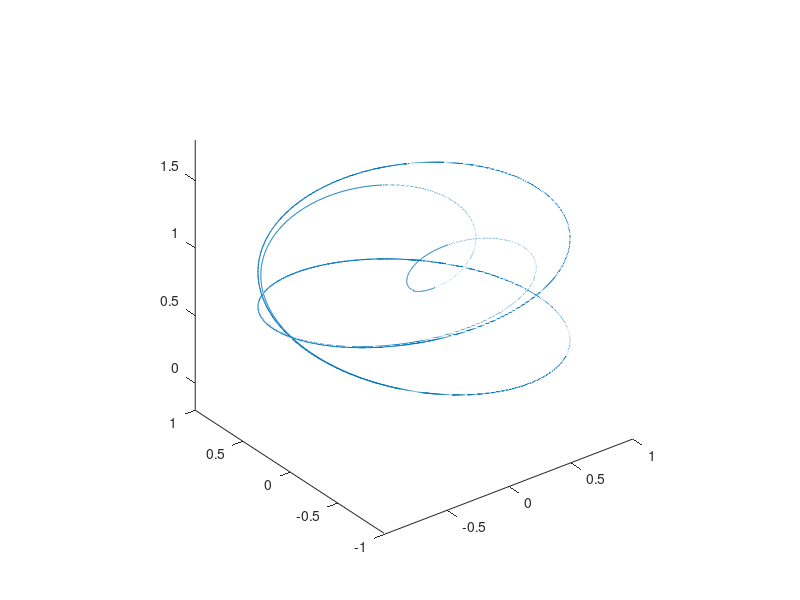
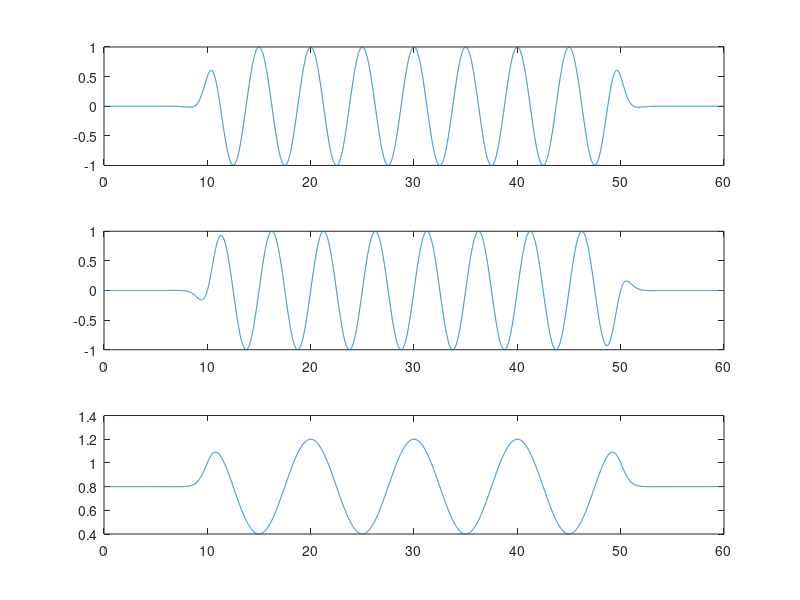

The MATLAB source for these figures, in order:
sample_rate = 200; %hz
sample_time = 1/sample_rate;
t=0*sample_time:sample_time:60;

R=1;
Rz=0.4;
omega= 0.2*2*pi;
trantime =10;
trantime2 =40;
trantime3 =50;

x=t;
y=t;
z=t;

f = @(x,L,k,x_0) L/(1+exp(-k*(x-x_0)));

L=1;
k=2;
x_0=10;
x_1= 50;



for i=1:1:length(t)
   x(i)=R*cos(omega*(t(i)-trantime))* f(t(i),L,k,x_0)*  f(t(i),L,-k,x_1) ;
end

for i=1:1:length(t)
   y(i)=R*sin(omega*(t(i)-trantime))* f(t(i),L,k,x_0)*  f(t(i),L,-k,x_1);
end

for i=1:1:length(t)
    z(i)=Rz*cos(0.5*omega*(t(i)-trantime))* f(t(i),L,k,x_0)*  f(t(i),L,-k,x_1);
end


z=z+0.8;

%% diff
% kernels for convolution
diff_kernel = [0.5, 0, -0.5];
ddiff_kernel = [1, -2, 1];

% position velocity
xd= conv(x, diff_kernel, 'valid')/sample_time;
yd= conv(y, diff_kernel, 'valid')/sample_time;
zd= conv(z, diff_kernel, 'valid')/sample_time;

% position acc
xdd= conv(xd, diff_kernel, 'valid')/sample_time;
ydd= conv(yd, diff_kernel, 'valid')/sample_time;
zdd= conv(zd, diff_kernel, 'valid')/sample_time;

% position acc
xddd= conv(xdd, diff_kernel, 'valid')/sample_time;
yddd= conv(ydd, diff_kernel, 'valid')/sample_time;
zddd= conv(zdd, diff_kernel, 'valid')/sample_time;

% position acc
xdddd= conv(xddd, diff_kernel, 'valid')/sample_time;
ydddd= conv(yddd, diff_kernel, 'valid')/sample_time;
zdddd= conv(zddd, diff_kernel, 'valid')/sample_time;

x=x(1+4:end-4);
y=y(1+4:end-4);
z=z(1+4:end-4);
xd=xd(1+3:end-3);
yd=yd(1+3:end-3);
zd=zd(1+3:end-3);
xdd=xdd(1+2:end-2);
ydd=ydd(1+2:end-2);
zdd=zdd(1+2:end-2);
xddd=xddd(1+1:end-1);
yddd=yddd(1+1:end-1);
zddd=zddd(1+1:end-1);
t=t(1+4:end-4);





%% plot trajectory
figure(1)
plot3(x,y,z)
axis equal

figure(2)
subplot(3,1,1)
plot(t,x)
subplot(3,1,2)
plot(t,y)
subplot(3,1,3)
plot(t,z)

% figure(3)
% subplot(3,1,1)
% plot(t,xd)
% subplot(3,1,2)
% plot(t,yd)
% subplot(3,1,3)
% plot(t,zd)
% 
% 
% figure(4)
% subplot(3,1,1)
% plot(t,xdd)
% subplot(3,1,2)
% plot(t,ydd)
% subplot(3,1,3)
% plot(t,zdd)

%% logestic function

% f = @(x,L,k,x_0) L/(1+exp(-k*(x-x_0)));
% 
% L=1;
% k=2;
% x_0=5;
% x=0:0.1:10;
% for i=1:1:length(x)
%     A(i)=f(x(i),L,k,x_0);
% end
% figure
% plot(x,A)


%% save datas

save('T1.mat',...
    'x','y','z',...
    'xd','yd','zd',...
    'xdd','ydd','zdd',...
    'xddd','yddd','zddd',...
    'xdddd','ydddd','zdddd')
